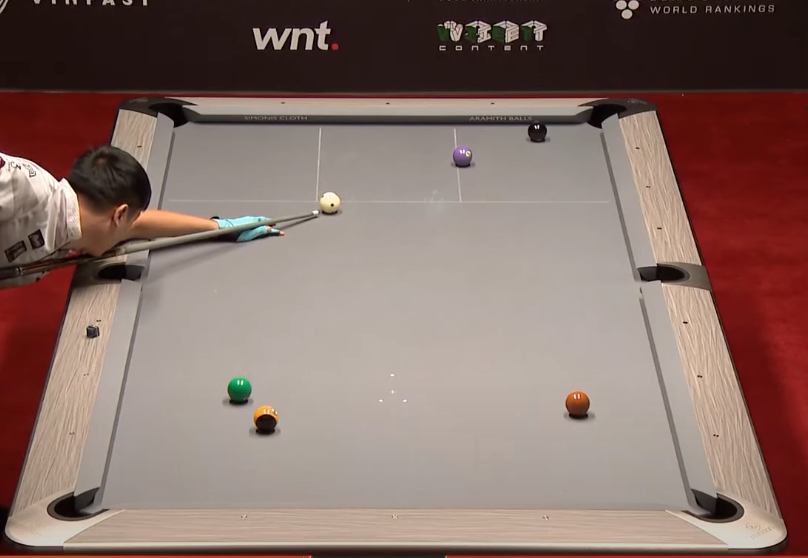
#> input picture python-backed/test.jpg, 808 x 558 px
$ python -i image_processing.py   (imports and definitions only)
#> lines starting #> are read from the running program, lines starting #| are printed output that depends on the picture
### python-backed/color_detection.py
import cv2
import numpy as np

# --- KOLORY (zakresy HSV) ---
COLOR_RANGES = {
    "white":  ([0, 0, 160], [180, 50, 255]),
    "yellow": ([20, 80, 80], [35, 255, 255]),
    "blue":   ([90, 80, 40], [130, 255, 255]),
    "red":    ([0, 100, 80], [10, 255, 255]),
    "red2":   ([165, 100, 80], [180, 255, 255]),
    "purple": ([125, 40, 40], [165, 200, 200]),
    "orange": ([10, 100, 80], [25, 255, 255]),
    "green":  ([35, 60, 60], [88, 255, 255]),
    "brown":  ([0, 40, 30], [20, 200, 160]),
    "black":  ([0, 0, 0], [180, 255, 50])
}

def adjust_gamma(image, gamma=1.5):
    """Korekta gamma dla lepszego kontrastu."""
    invGamma = 1.0 / gamma
    table = np.array([((i / 255.0) ** invGamma) * 255 for i in np.arange(0, 256)]).astype("uint8")
    return cv2.LUT(image, table)

def get_ball_color(roi_hsv):
    """
    Zwraca kolor (lowercase). Opiera się o średnie HSV w ROI.
    """
    mean_color = cv2.mean(roi_hsv)[:3]
    h, s, v = mean_color

    # prosty regułowy klasyfikator
    if s < 60 and v > 130:
        return "white"
    if v < 50:
        return "black"

    # czerwony przy 0 lub przy 180
    if (0 <= h <= 10) or (170 <= h <= 180):
        if s > 70:
            return "red"
        else:
            return "brown"
    if 11 <= h <= 25:
        if v > 140:
            return "orange"
        else:
            return "brown"
    if 26 <= h <= 35:
        return "yellow"
    if 36 <= h <= 88:
        return "green"
    if 89 <= h <= 135:
        return "blue"
    if 136 <= h <= 170:
        return "purple"

    # fallbacky uwzględniające niską jasność
    if v < 90:
        if 130 <= h <= 170:
            return "purple"
        if 0 <= h <= 25:
            return "brown"

    return "unknown"

### python-backed/image_processing.py
import numpy as np
import cv2
import logging
from color_detection import adjust_gamma, get_ball_color
from geometry import warp_perspective, transform_point_back, transform_point_forward, is_point_inside_table_area

logger = logging.getLogger(__name__)

DEFAULT_BALL_RADIUS = 18

def filter_overlapping_circles(circles, min_dist=25):
    """
    Usuwa okręgi, które są zbyt blisko siebie (duplikaty).
    Zostawia największe (najbardziej pewne).
    circles: array-like of [x, y, r]
    Zwraca numpy array of circles.
    """
    if circles is None or len(circles) == 0:
        return np.array([])

    circles = sorted(circles, key=lambda c: c[2], reverse=True)
    filtered = []

    for c in circles:
        x, y, r = c
        is_duplicate = False
        for f in filtered:
            fx, fy, fr = f
            dist = np.hypot(x - fx, y - fy)
            if dist < min_dist:
                is_duplicate = True
                break
        if not is_duplicate:
            filtered.append([int(x), int(y), int(r)])
    return np.array(filtered)

def detect_all_balls(image_path, api_key=None, cue_ball_color="White", table_area=None, calibration_point=None):
    """
    Zwraca: cue_ball (dict or None), other_balls (list of dicts), all_detected_balls (list of dicts)
    Każda bila: {"x": int, "y": int, "r": int, "class": "Red", "confidence": 0.9}
    """
#> called with image_path = 'test.jpg', cue_ball_color = 'White'
    logger.info(f"Detekcja OpenCV... Szukam: {cue_ball_color}")

    img = cv2.imread(image_path)
#> img is the input picture: shape (558, 808, 3); mean B, G, R 104, 111.2, 134.6
    if img is None:
        raise ValueError("Błąd odczytu pliku")

    # Warp jeśli podano table_area
    if table_area and len(table_area) == 4:
        processing_img, M, M_inv = warp_perspective(img, table_area)
        calib_hsv = None
        if calibration_point:
            try:
                calib_x, calib_y = transform_point_forward(calibration_point['x'], calibration_point['y'], M)
                calib_x = max(0, min(calib_x, processing_img.shape[1] - 1))
                calib_y = max(0, min(calib_y, processing_img.shape[0] - 1))
                roi_c = processing_img[max(0, calib_y - 2):min(processing_img.shape[0], calib_y + 3),
                                       max(0, calib_x - 2):min(processing_img.shape[1], calib_x + 3)]
                if roi_c.size > 0:
                    roi_hsv = cv2.cvtColor(roi_c, cv2.COLOR_BGR2HSV)
                    calib_hsv = cv2.mean(roi_hsv)[:3]
                    logger.info(f"Skalibrowano tło (HSV): {calib_hsv}")
            except Exception as e:
                logger.warning(f"Problem z kalibracją: {e}")
    else:
        processing_img = img
        M_inv = None
        M = None
        calib_hsv = None

    # Preprocessing
    enhanced_color_img = adjust_gamma(processing_img, gamma=1.6)
#> in adjust_gamma, `return cv2.LUT(image, table)`:
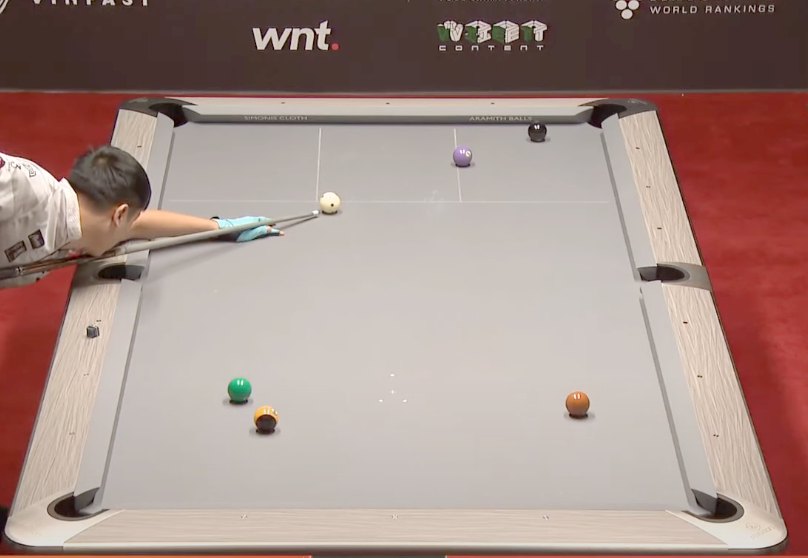
#> returned value: shape (558, 808, 3); mean of channels 0, 1, 2 135.2, 141.7, 165.4; drawn as B, G, R
    gray = cv2.cvtColor(processing_img, cv2.COLOR_BGR2GRAY)
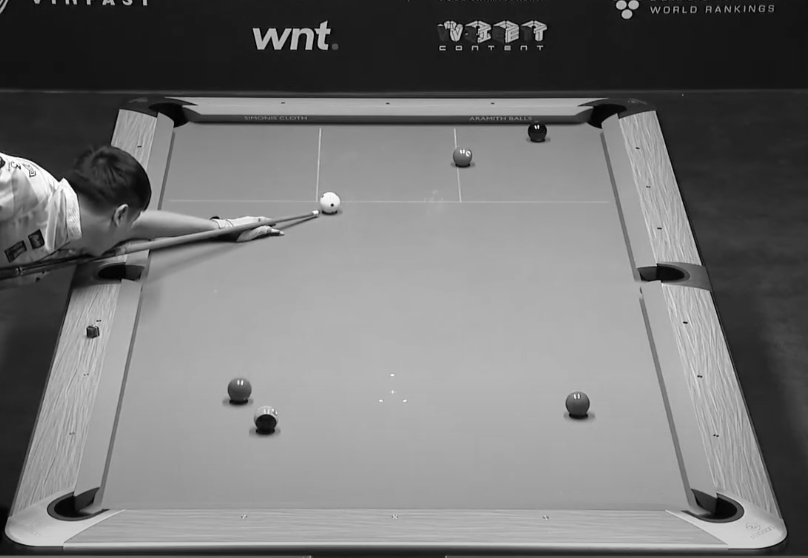
#> gray: shape (558, 808); min 1, max 255, mean 117.4
    clahe = cv2.createCLAHE(clipLimit=3.0, tileGridSize=(8, 8))
    gray_enhanced = clahe.apply(gray)
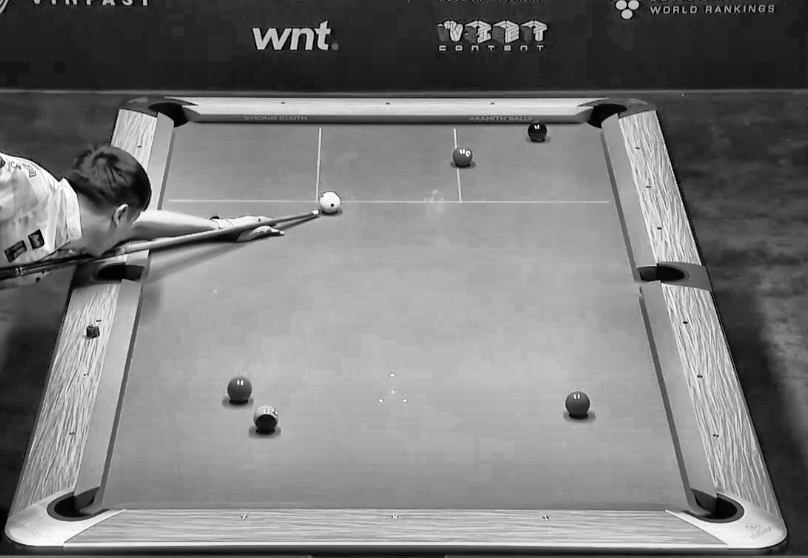
#> gray_enhanced: shape (558, 808); min 0, max 255, mean 123.2
    gray_blurred = cv2.GaussianBlur(gray_enhanced, (9, 9), 2)
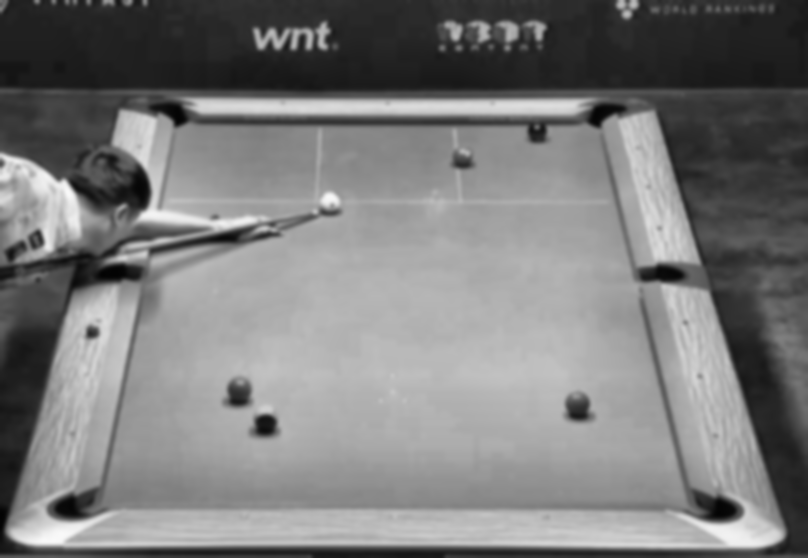
#> gray_blurred: shape (558, 808); min 3, max 249, mean 123.1

    # Hough params (różne czułości)
    circle_params = [
        {"param2": 22, "minDist": 25},
        {"param2": 18, "minDist": 25},
        {"param2": 15, "minDist": 20},
    ]

    circles = None
    for params in circle_params:
        circles_found = cv2.HoughCircles(
            gray_blurred, cv2.HOUGH_GRADIENT, dp=1,
            minDist=params["minDist"],
            param1=40,
            param2=params["param2"],
            minRadius=8, maxRadius=70
        )
        if circles_found is not None and len(circles_found[0]) > 0:
            circles = np.round(circles_found[0, :]).astype("int")
            logger.info(f"Znaleziono okręgi przy param: {params}")
            break

    # Fallback: jeśli Hough nic nie znalazł -> kontury + minEnclosingCircle
    if circles is None:
        logger.info("Fallback: używam adaptiveThreshold + kontury")
        circles = []
        try:
            thresh = cv2.adaptiveThreshold(gray_enhanced, 255, cv2.ADAPTIVE_THRESH_MEAN_C,
                                           cv2.THRESH_BINARY_INV, 11, 2)
            contours, _ = cv2.findContours(thresh, cv2.RETR_EXTERNAL, cv2.CHAIN_APPROX_SIMPLE)
            for cnt in contours:
                (x, y), r = cv2.minEnclosingCircle(cnt)
                if 8 < r < 80:
                    circles.append([int(x), int(y), int(r)])
            if len(circles) == 0:
                circles = None
            else:
                circles = np.array(circles, dtype=int)
        except Exception as e:
            logger.warning(f"Fallback error: {e}")
            circles = None

    cue_ball = None
    other_balls = []
    all_detected_balls = []
    target_color_lower = cue_ball_color.lower()
    hsv_img = cv2.cvtColor(enhanced_color_img, cv2.COLOR_BGR2HSV)
#> hsv_img: shape (558, 808, 3); mean H, S, V 13, 56.9, 165.6

    if circles is not None and len(circles) > 0:
        # Usuń dublujące się okręgi
        raw_circles = circles
#> raw_circles = 54 rows, first 8: [94, 200, 58], [4, 222, 66], [120, 188, 45], [36, 212, 43], [62, 240, 48], [146, 290, 56], [68, 214, 41], [120, 214, 42]
        clean_circles = filter_overlapping_circles(raw_circles, min_dist=20)
#> in filter_overlapping_circles, `circles = sorted(circles, key=lambda c: c[2], reverse=True)`: circles = 54 items, first 6: [706, 188, 68], [22, 404, 68], [4, 222, 66], [664, 446, 65], [738, 328, 64], [94, 200, 58]
#> the loop in filter_overlapping_circles, `for c in circles:` made 54 passes
#> (x, y, r) on passes 1 to 12: (706, 188, 68), (22, 404, 68), (4, 222, 66), (664, 446, 65), (738, 328, 64), (94, 200, 58), (146, 290, 56), (90, 142, 53), (120, 314, 53), (736, 382, 50), (62, 240, 48), (606, 144, 48)
#> after the loop in filter_overlapping_circles, `for c in circles:`: filtered has the same summary as circles
#> clean_circles = 54 rows, first 8: [706, 188, 68], [22, 404, 68], [4, 222, 66], [664, 446, 65], [738, 328, 64], [94, 200, 58], [146, 290, 56], [90, 142, 53]
        logger.info(f"Po filtracji duplikatów: {len(raw_circles)} -> {len(clean_circles)}")

        for (x, y, r) in clean_circles:
            # filtry prostoty
            if r < 8 or r > 80:
                continue

            roi_size = int(max(6, r / 2.5))
            y1, y2 = max(0, y - roi_size), min(processing_img.shape[0], y + roi_size)
            x1, x2 = max(0, x - roi_size), min(processing_img.shape[1], x + roi_size)

            detected_color = "unknown"
            is_background = False

            if y2 > y1 and x2 > x1:
                roi = hsv_img[y1:y2, x1:x2]
                if roi.size == 0:
                    continue
                ball_mean_hsv = cv2.mean(roi)[:3]

                # Filtracja tła względem skalibrowanego HSV (jeśli podano)
                if calib_hsv is not None:
                    diff_h = abs(ball_mean_hsv[0] - calib_hsv[0])
                    if diff_h > 90:
                        diff_h = 180 - diff_h
                    if diff_h <= 15 and abs(ball_mean_hsv[1] - calib_hsv[1]) <= 80 and abs(ball_mean_hsv[2] - calib_hsv[2]) <= 80:
                        is_background = True

                # filtr cieni: niska jasność i niskie nasycenie
                if not is_background:
                    if ball_mean_hsv[2] < 40 and ball_mean_hsv[1] < 60:
                        # prawdopodobny cień - pomijamy
                        is_background = True

                if not is_background:
                    detected_color = get_ball_color(roi)

            if is_background:
                continue

            # Powrót do współrzędnych oryginalnego obrazu jeśli był warp
            if M_inv is not None:
                try:
                    orig_x, orig_y = transform_point_back(x, y, M_inv)
                    scale_check_x, _ = transform_point_back(x + r, y, M_inv)
                    orig_r = abs(scale_check_x - orig_x)
                    if orig_r <= 0:
                        orig_r = r
                except Exception as e:
                    logger.debug(f"Transform back error: {e}")
                    orig_x, orig_y, orig_r = int(x), int(y), int(r)
            else:
                orig_x, orig_y, orig_r = int(x), int(y), int(r)

            # Sprawdź czy punkt jest w obszarze stołu (jeśli podano)
            if table_area and not is_point_inside_table_area({"x": orig_x, "y": orig_y}, table_area):
                logger.debug(f"Bila poza stołem: {(orig_x, orig_y)}, ignoruję")
                continue

            # Confidence prosty: większy promień = większe prawdopodobieństwo
            conf = max(0.25, min(1.0, orig_r / 70.0))

            # normalizacja nazwy klasy (capitalize) - ułatwia front-end (Swift oczekuje np. "White")
            detected_color_normalized = detected_color.capitalize() if isinstance(detected_color, str) else "Unknown"

            ball_data = {
                "x": int(orig_x),
                "y": int(orig_y),
                "r": int(max(4, orig_r)),
                "class": detected_color_normalized,
                "confidence": float(conf)
            }
            all_detected_balls.append(ball_data)

            # rozdzielenie cue ball / others
            if detected_color.lower() == target_color_lower:
                if cue_ball is None:
                    cue_ball = ball_data
                else:
                    other_balls.append(ball_data)
            else:
                other_balls.append(ball_data)
#> this loop made 54 passes
#> (x, y, r, roi_size, y1, y2, x1, x2) on passes 1 to 12: (706, 188, 68, 27, 161, 215, 679, 733), (22, 404, 68, 27, 377, 431, 0, 49), (4, 222, 66, 26, 196, 248, 0, 30), (664, 446, 65, 26, 420, 472, 638, 690), (738, 328, 64, 25, 303, 353, 713, 763), (94, 200, 58, 23, 177, 223, 71, 117), (146, 290, 56, 22, 268, 312, 124, 168), (90, 142, 53, 21, 121, 163, 69, 111), (120, 314, 53, 21, 293, 335, 99, 141), (736, 382, 50, 20, 362, 402, 716, 756), (62, 240, 48, 19, 221, 259, 43, 81), (606, 144, 48, 19, 125, 163, 587, 625)
#> (x, y, r) on passes 27 to 32: (104, 350, 32), (30, 238, 30), (644, 236, 30), (76, 282, 28), (698, 432, 28), (114, 374, 28)

    # Sortowanie opcjonalne po pewności/promieniu
    all_detected_balls = sorted(all_detected_balls, key=lambda b: b['confidence'], reverse=True)

    return cue_ball, other_balls, all_detected_balls

>>> result = detect_all_balls('test.jpg')
